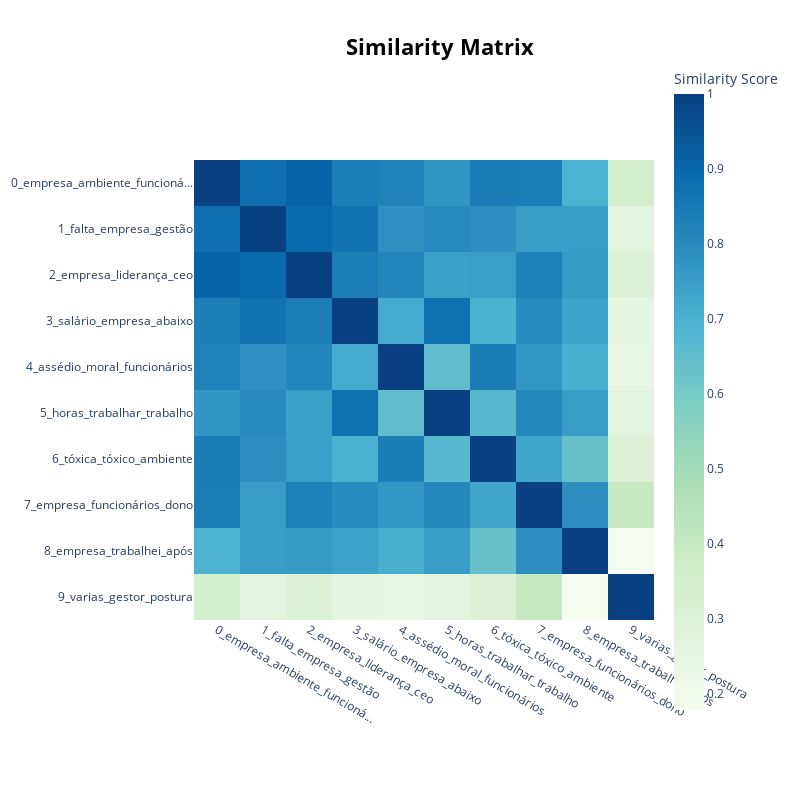

Source (notebook cell):
### Code cell
%matplotlib inline
topic_model.visualize_heatmap()

### Figure 1 — Plotly figure (JSON) as saved in the notebook; plotly's stock layout.template omitted (floating-point values rounded to 4 significant figures)
{"data": [{"coloraxis": "coloraxis", "hovertemplate": "x: %{x}<br>y: %{y}<br>Similarity Score: %{z}<extra></extra>", "name": "0", "type": "heatmap", "x": ["0_empresa_ambiente_funcioná...", "1_falta_empresa_gestão", "2_empresa_liderança_ceo", "3_salário_empresa_abaixo", "4_assédio_moral_funcionários", "5_horas_trabalhar_trabalho", "6_tóxica_tóxico_ambiente", "7_empresa_funcionários_dono", "8_empresa_trabalhei_após", "9_varias_gestor_postura"], "xaxis": "x", "y": ["0_empresa_ambiente_funcioná...", "1_falta_empresa_gestão", "2_empresa_liderança_ceo", "3_salário_empresa_abaixo", "4_assédio_moral_funcionários", "5_horas_trabalhar_trabalho", "6_tóxica_tóxico_ambiente", "7_empresa_funcionários_dono", "8_empresa_trabalhei_após", "9_varias_gestor_postura"], "yaxis": "y", "z": [[1.0, 0.8796, 0.9069, 0.8331, 0.825, 0.7696, 0.8399, 0.8361, 0.6915, 0.351], [0.8796, 1.0, 0.8929, 0.865, 0.7854, 0.799, 0.7888, 0.752, 0.7507, 0.2717], [0.9069, 0.8929, 1.0, 0.8344, 0.8158, 0.7439, 0.7466, 0.8281, 0.7556, 0.2996], [0.8331, 0.865, 0.8344, 1.0, 0.7149, 0.8725, 0.6947, 0.7998, 0.737, 0.2543], [0.825, 0.7854, 0.8158, 0.7149, 1.0, 0.6508, 0.8395, 0.7675, 0.7041, 0.2442], [0.7696, 0.799, 0.7439, 0.8725, 0.6508, 1.0, 0.6697, 0.8064, 0.7522, 0.2719], [0.8399, 0.7888, 0.7466, 0.6947, 0.8395, 0.6697, 1.0, 0.7287, 0.6357, 0.3027], [0.8361, 0.752, 0.8281, 0.7998, 0.7675, 0.8064, 0.7287, 1.0, 0.7888, 0.4005], [0.6915, 0.7507, 0.7556, 0.737, 0.7041, 0.7522, 0.6357, 0.7888, 1.0, 0.1781], [0.351, 0.2717, 0.2996, 0.2543, 0.2442, 0.2719, 0.3027, 0.4005, 0.1781, 1.0]]}], "layout": {"coloraxis": {"colorbar": {"title": {"text": "Similarity Score"}}, "colorscale": [[0, "rgb(247,252,240)"], [0.125, "rgb(224,243,219)"], [0.25, "rgb(204,235,197)"], [0.375, "rgb(168,221,181)"], [0.5, "rgb(123,204,196)"], [0.625, "rgb(78,179,211)"], [0.75, "rgb(43,140,190)"], [0.875, "rgb(8,104,172)"], [1, "rgb(8,64,129)"]]}, "height": 800, "hoverlabel": {"bgcolor": "white", "font": {"family": "Rockwell", "size": 16}}, "legend": {"title": {"text": "Trend"}}, "margin": {"t": 60}, "showlegend": true, "title": {"font": {"color": "Black", "size": 22}, "text": "<b>Similarity Matrix</b>", "x": 0.55, "xanchor": "center", "y": 0.95, "yanchor": "top"}, "width": 800, "xaxis": {"anchor": "y", "constrain": "domain", "domain": [0, 1], "scaleanchor": "y"}, "yaxis": {"anchor": "x", "autorange": "reversed", "constrain": "domain", "domain": [0, 1]}}}
